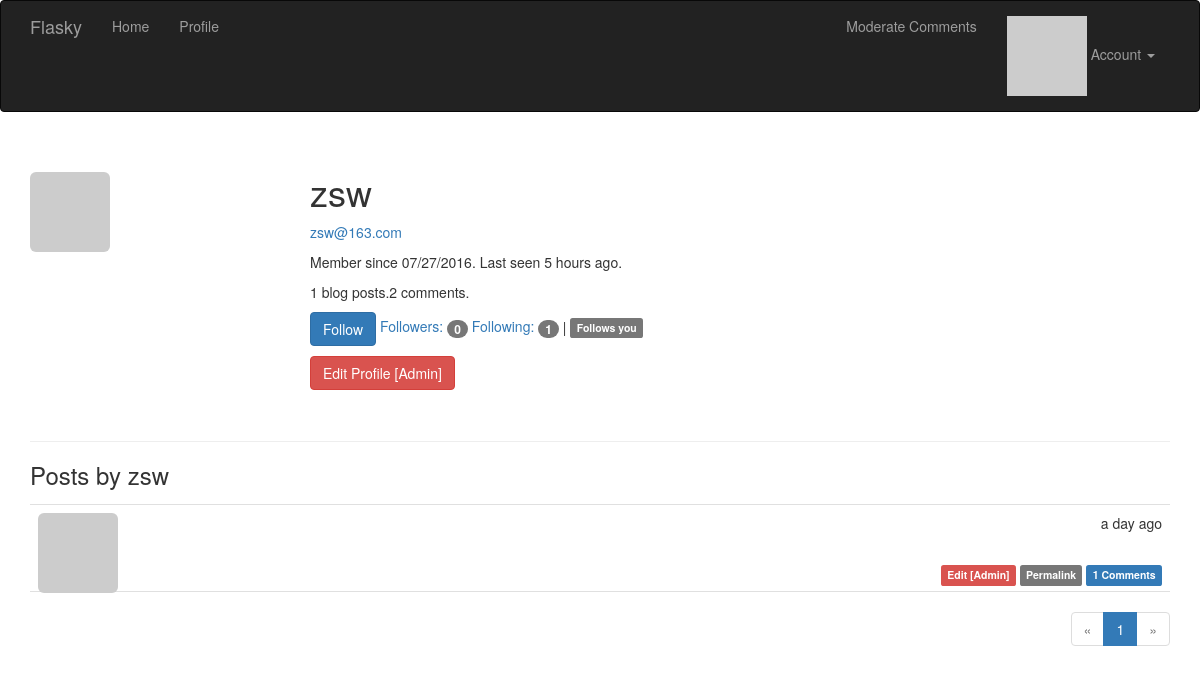
The app's page /user/zsw (signed in) with its own data.
### app/models.py (models this page shows, shortened)
class User(UserMixin, db.Model):
    __tablename__ = 'users'
    id = db.Column(db.Integer, primary_key=True)
    email = db.Column(db.String(64), unique=True, index=True)
    username = db.Column(db.String(64), unique=True, index=True)
    role_id = db.Column(db.Integer, db.ForeignKey('roles.id'))
    password_hash = db.Column(db.String(128))
    confirmed = db.Column(db.Boolean, default=False)
    name = db.Column(db.String(64))
    location = db.Column(db.String(64))
    about_me = db.Column(db.Text())
    member_since = db.Column(db.DateTime(), default=datetime.utcnow)
    last_seen = db.Column(db.DateTime(), default=datetime.utcnow)
    avatar_hash = db.Column(db.String(32))
    posts = db.relationship('Post', backref='author', lazy='dynamic')
    followed = db.relationship('Follow',
                               foreign_keys=[Follow.follower_id],
                               backref=db.backref('follower', lazy='joined'),
                               lazy='dynamic',
                               cascade='all, delete-orphan')
    followers = db.relationship('Follow',
                                foreign_keys=[Follow.followed_id],
                                backref=db.backref('followed', lazy='joined'),
                                lazy='dynamic',
                                cascade='all, delete-orphan')
    comments = db.relationship('Comment', backref='author', lazy='dynamic')
    @property
    def password(self):
        raise AttributeError('password is not a readable attribute')
    def can(self, permissions):
        return self.role is not None and \
            (self.role.permissions & permissions) == permissions
    def is_administrator(self):
        return self.can(Permission.ADMINISTER)
    def ping(self):
        self.last_seen = datetime.utcnow()
        db.session.add(self)
    def gravatar(self, size=100, default='identicon', rating='g'):
        if request.is_secure:
            url = 'https://secure.gravatar.com/avatar'
        else:
            url = 'http://www.gravatar.com/avatar'
        hash = self.avatar_hash or hashlib.md5(
            self.email.encode('utf-8')).hexdigest()
        return '{url}/{hash}?s={size}&d={default}&r={rating}'.format(
            url=url, hash=hash, size=size, default=default, rating=rating)
    def is_following(self, user):
        return self.followed.filter_by(followed_id=user.id).first() is not None

class Post(db.Model):
    __tablename__ = 'posts'
    id = db.Column(db.Integer, primary_key=True)
    body = db.Column(db.Text)
    body_html = db.Column(db.Text)
    timestamp = db.Column(db.DateTime, index=True, default=datetime.utcnow)
    author_id = db.Column(db.Integer, db.ForeignKey('users.id'))
    comments = db.relationship('Comment', backref='post', lazy='dynamic')

### app/main/views.py (the view)
@main.route('/user/<username>')
def user(username):
    user = User.query.filter_by(username=username).first_or_404()
    page = request.args.get('page', 1, type=int)
    pagination = user.posts.order_by(Post.timestamp.desc()).paginate(
        page, per_page=current_app.config['FLASKY_POSTS_PER_PAGE'],
        error_out=False)
    posts = pagination.items
    return render_template('user.html', user=user, posts=posts,
                           pagination=pagination)

### app/auth/views.py (called while the page is built)
@auth.before_app_request
def before_request():
    if current_user.is_authenticated:
        current_user.ping()
        if not current_user.confirmed \
                and request.endpoint[:5] != 'auth.' \
                and request.endpoint != 'static':
            return redirect(url_for('auth.unconfirmed'))

### app/main/__init__.py (called while the page is built)
@main.app_context_processor
def inject_permissions():
    return dict(Permission=Permission)

### app/models.py (called while the page is built)
@login_manager.user_loader
def load_user(user_id):
    return User.query.get(int(user_id))

### app/templates/user.html (shortened to what this page needs)
{% extends "base.html" %}
{% import "_macros.html" as macros %}
{% block page_content %}
<div class="page-header">
    <img class="img-rounded profile-thumbnail" src="{{ user.gravatar(size=256) }}">
    <div class="profile-header">
        <h1>{{ user.username }}</h1>
        {% if current_user.is_administrator() %}
        <p><a href="mailto:{{ user.email }}">{{ user.email }}</a></p>
        {% endif %}
        <p>Member since {{ moment(user.member_since).format('L') }}. Last seen {{ moment(user.last_seen).fromNow() }}.</p>
        <p>{{ user.posts.count() }} blog posts.{{ user.comments.count() }} comments.</p>
        <p>
            {% if current_user.can(Permission.FOLLOW) and user != current_user %}
                {% if not current_user.is_following(user) %}
                     <a href="{{ url_for('.follow', username=user.username) }}" class="btn btn-primary">Follow</a>
                {% else %}
                    <a href="{{ url_for('.unfollow', username=user.username) }}" class="btn btn-default">Unfollow</a>
                {% endif %}
            {% endif %}
            <a href="{{ url_for('.followers', username=user.username) }}">Followers: <span class="badge">{{ user.followers.count() - 1 }}</span></a>
            <a href="{{ url_for('.followed_by', username=user.username) }}">Following: <span class="badge">{{ user.followed.count() - 1 }}</span></a>
            {% if current_user.is_authenticated and user != current_user and user.is_following(current_user) %}
                | <span class="label label-default">Follows you</span>
            {% endif %}
        </p>
        <p>
            {% if current_user.is_administrator() %}
            <a class="btn btn-danger" href="{{ url_for('.edit_profile_admin', id=user.id) }}">Edit Profile [Admin]</a>
            {% endif %}
        </p>
    </div>
</div>
    <h3>Posts by {{ user.username }}</h3>
    {% include "_posts.html" %}
    {% if pagination %}
        <div class="pagination">
            {{ macros.pagination_widget(pagination, '.user', username=user.username) }}
        </div>
    {% endif %}
{% endblock %}

### app/templates/_posts.html
<ul class="posts">
    {% for post in posts %}
    <li class="post">
        <div class="post-thumbnail">
            <a href="{{ url_for('.user', username=post.author.username) }}">
                <img class="img-rounded profile-thumbnail" src="{{ post.author.gravatar(size=40) }}">
            </a>
        </div>
        <div class="post-content">
            <div class="post-date">{{ moment(post.timestamp).fromNow() }}</div>
            <div class="post-author"><a href="{{ url_for('.user', username=post.author.username) }}">{{ post.author.username }}</a></div>
                        <div class="post-body">
                {% if post.body_html %}
                    {{ post.body_html | safe }}
                {% else %}
                    {{ post.body }}
                {% endif %}
            </div>
            <div class="post-footer">
                                {% if current_user == post.author %}
                <a href="{{ url_for('.edit', id=post.id) }}">
                    <span class="label label-primary">Edit</span>
                </a>
                {% elif current_user.is_administrator() %}
                <a href="{{ url_for('.edit', id=post.id) }}">
                    <span class="label label-danger">Edit [Admin]</span>
                </a>
                {% endif %}
                <a href="{{ url_for('.post', id=post.id) }}">
                    <span class="label label-default">Permalink</span>
                </a>
                <a href="{{ url_for('.post', id=post.id) }}#comments">
                    <span class="label label-primary">{{ post.comments.count() }} Comments</span>
                </a>
            </div>
        </div>
    </li>
    {% endfor %}
</ul>

### app/static/styles.css (style rules this page uses)
.profile-thumbnail { position: absolute; }
.profile-header { min-height: 260px; margin-left: 280px; }
ul.posts { list-style-type: none; padding: 0px; margin: 16px 0px 0px 0px; border-top: 1px solid #e0e0e0; }
ul.posts li.post { padding: 8px; border-bottom: 1px solid #e0e0e0; }
div.post-date { float: right; }
div.post-author { font-weight: bold; }
div.post-thumbnail { position: absolute; }
div.post-content { margin-left: 48px; min-height: 48px; }
div.pagination { width: 100%; text-align: right; padding: 0px; margin: 0px; }
div.post-footer { text-align: right; }

### records on screen
User: username "zsw", email "zsw@163.com", member_since "07/27/2016", last_seen "5 hours ago"
Post: timestamp "a day ago", comments.count "1"

### other values on screen
{{ user.posts.count() }} "1"
{{ user.comments.count() }} "2"
{{ user.followers.count() - 1 }} "0"
{{ user.followed.count() - 1 }} "1"
{{ p }} "1"
